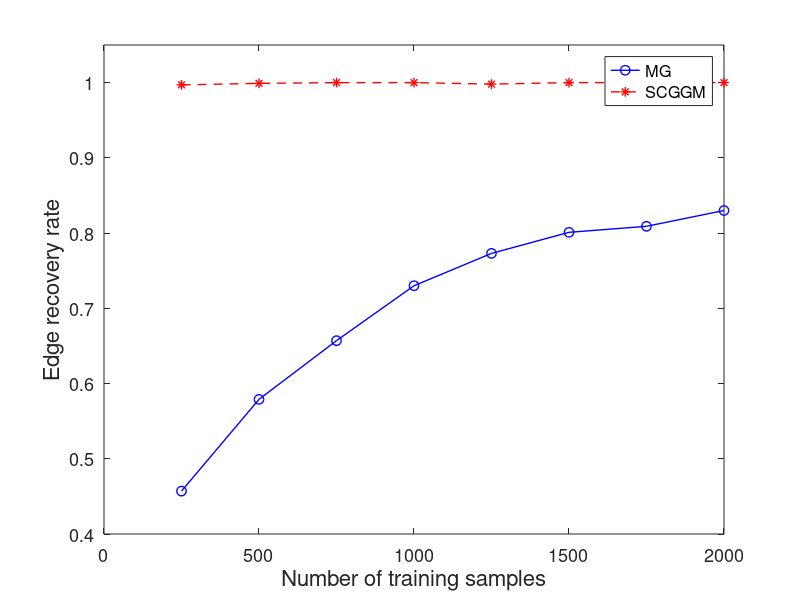

Source code (MATLAB):


acc1 = [0.4570    0.5790    0.6570    0.7300    0.7730    0.8010    0.8090    0.8300];
acc2 = [ 0.9970    0.9990    1.0000    1.0000    0.9980    1.0000    1.0000    1.0000];
ns = 250:250:2000;
plot(ns,acc1, '-ob', 'LineWidth', 1, 'MarkerSize', 7)
hold on
plot(ns, acc2, '--*r',  'LineWidth', 1, 'MarkerSize', 7)

ylim([0.4, 1.05])
	h_legend = legend('MG', 'SCGGM')

	set(h_legend,'FontSize',16);
	set(gca, 'FontSize', 13)

	xlabel('Number of training samples', 'FontSize', 16)
	ylabel('Edge recovery rate', 'FontSize', 16)


